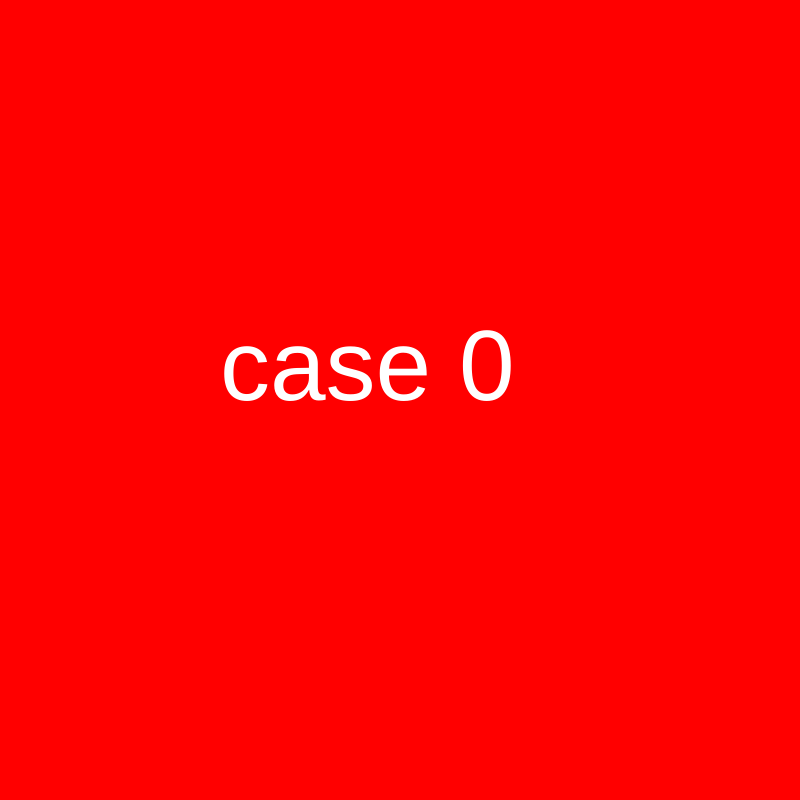
Frame 1 (no input)
Frame 60 (no input): identical to frame 1, image omitted
Frame 120 (the mouse pressed at the canvas centre since frame 60): identical to frame 1, image omitted

The p5.js sketch that drew this single still picture (run headless with seeded random() and noise() and a simulated clock; from frame 60 on, the mouse is pressed at the canvas centre):

// p5.js sketch
// ── sketch.js

var state = 0;


function setup() {
  // put setup code here
  createCanvas(800, 800);
}

function draw() {

  switch(state) {
    case 0:
    background(255, 0, 0);
    fill('white');
    textSize(100);
    text("case 0", 220, height/2);
    break;

    case 1:
      background(0, 255, 0);
      fill('black');
      textSize(100);
      text("case 1", 220, height/2);
      break;

      case 2:
    background(0, 0, 255);
    fill('gold');
    textSize(100);
    text("case 2", 220, height/2);
break;
    case 3:
  background(0, 255, 255);
  fill('orange');
  textSize(100);
  text("case 3", 220, height/2);
  break;
      case 4:
    background(166, 120, 63);
    fill('magenta');
    textSize(100);
    text("case 4", 220, height/2);
    break;
        case 5:
      background(45, 220, 149);
      fill('purple');
      textSize(100);
      text("case 5", 220, height/2);
}
}

function mouseReleased() {
  // add one to myState
  // if myState got past 2, reset it to 0
  state = state + 1;

  if (state > 5)
   {
    state = 0;
  }

}
